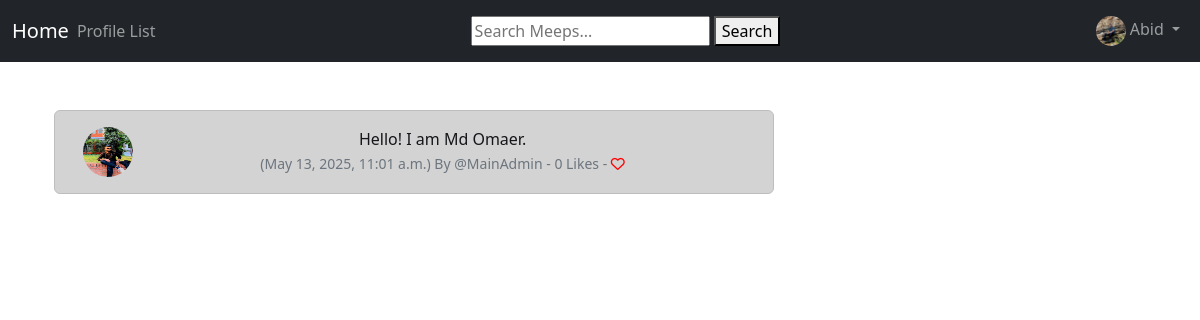
The page /meep_show/4 (signed in) on the database its author committed.
### musker/models.py (models this page shows, shortened)
class Profile(models.Model):
    user = models.OneToOneField(User, on_delete=models.CASCADE)
    follows = models.ManyToManyField("self", related_name="followed_by", symmetrical=False, blank=True)
    data_modified = models.DateTimeField(User, auto_now=True)
    profile_image = models.ImageField(null=True, blank=True, upload_to="images/")
    profile_bio = models.CharField(null=True, blank=True, max_length=500)
    homepage_link = models.CharField(null=True, blank=True, max_length=100)
    facebook_link = models.CharField(null=True, blank=True, max_length=100)
    instagram_link = models.CharField(null=True, blank=True, max_length=100)
    linkedin_link = models.CharField(null=True, blank=True, max_length=100)

class Meep(models.Model):
    user = models.ForeignKey(
        User, related_name="meeps",
        on_delete=models.DO_NOTHING
    )
    body = models.CharField(max_length=200)
    created_at = models.DateTimeField(auto_now_add=True)
    likes = models.ManyToManyField(User, related_name="meep_like", blank=True)
    def number_of_likes(self):
        return self.likes.count()

### musker/views.py (the view)
# urls.py: path('meep_show/<int:pk>', views.meep_show, name="meep_show"),
def meep_show(request, pk):
	meep = get_object_or_404(Meep, id=pk)
	return render(request, "show_meep.html", {'meep': meep})

### musker/templates/show_meep.html (shortened to what this page needs)
{% extends 'base.html' %}
{% load static %}
{% block content %}
<div class="container text-center">
    <div class="row">
        <div class="col-8">
            <br/>
            <div class="alert alert-dark" role="alert">
                <div class="container">
                    <div class="row">
                        <div class="col-1">
                            {% if meep.user.profile.profile_image %}
                                <img src="{{ meep.user.profile.profile_image.url }}" width="50" height="50" class="rounded-circle" alt="{{ meep.user.username }}">
                            {% else %}
                                <img src="{% static 'images/default_profile_pic.png' %}" width="50" height="50" class="rounded-circle" alt="{{ meep.user.username }}">
                            {% endif %}
                        </div>
                        <div class="col-11">
                            {{ meep.body }}<br/>
                            <small class="text-muted">
                                ({{ meep.created_at }}) By @{{ meep.user.username }}
                                - {{ meep.number_of_likes }} Likes -
                                {% if user in meep.likes.all %}
                                    <a href="{% url 'meep_like' meep.id %}">
                                        <i class="fa-solid fa-heart" style="color:red"></i>
                                    </a>
                                {% else %}
                                    <a href="{% url 'meep_like' meep.id %}">
                                        <i class="fa fa-heart-o" style="color:red"></i>
                                    </a>
                                {% endif %}
                            </small>
                        </div>
                        <br/><br/>
                    </div>
                </div>
            </div>
        </div>
        <div class="col-4">
            <br/><br/><br/>
        </div>
    </div>
</div>
{% endblock %}

### musker/templates/navbar.html (shortened to what this page needs)
{% load static %}
<nav class="navbar navbar-expand-lg navbar-dark bg-dark">
  <div class="container-fluid">
    <a class="navbar-brand mx-auto" href="{% url 'home' %}">Home</a>
    <div class="collapse navbar-collapse" id="navbarNav">
      <ul class="navbar-nav me-auto mb-2 mb-lg-0">
        {% if user.is_authenticated %}
          <li class="nav-item">
            <a class="nav-link" href="{% url 'profile_list' %}">Profile List</a>
          </li>
        {% endif %}
      </ul>
      <form method="get" action="{% url 'search' %}">
        <input type="text" name="search" placeholder="Search Meeps..." required>
        <button type="submit">Search</button>
      </form>
      {% if user.is_authenticated %}
        <ul class="navbar-nav ms-auto">
          <li class="nav-item dropdown">
            <a class="nav-link dropdown-toggle" href="#" id="navbarDropdown" role="button" data-bs-toggle="dropdown" aria-expanded="false">
              {% if user.profile.profile_image %}
                <img src="{{ user.profile.profile_image.url }}" class="rounded-circle" width="30" alt="Profile Image">
              {% else %}
                <img src="{% static 'images/default_profile_pic.png' %}" class="img-fluid rounded-circle" alt="Default Profile" width="30">
              {% endif %}
              {{ user.username }}
            </a>
          </li>
        </ul>
      {% endif %}
    </div>
  </div>
</nav>

### rows shown on the page
Meep: user.profile.profile_image (picture), body "Hello! I am Md Omaer.", created_at "May 13, 2025, 11:01 a.m.", user.username "MainAdmin", number_of_likes "0"

### other values the page prints
{{ user.username }} "Abid"
